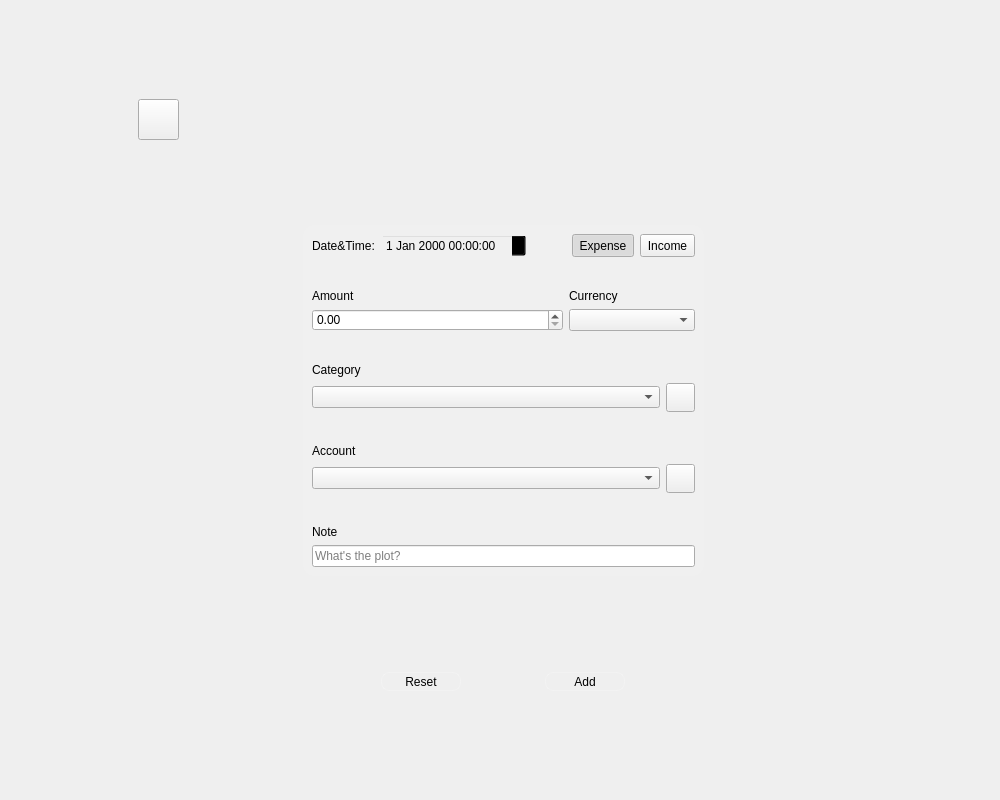
<?xml version="1.0" encoding="UTF-8"?>
<ui version="4.0">
 <class>NewTransactionForm</class>
 <widget class="QWidget" name="NewTransactionForm">
  <property name="geometry">
   <rect>
    <x>0</x>
    <y>0</y>
    <width>1000</width>
    <height>800</height>
   </rect>
  </property>
  <property name="windowTitle">
   <string>NewTransactionForm</string>
  </property>
  <layout class="QVBoxLayout" name="verticalLayout">
   <item>
    <widget class="QWidget" name="widget" native="true">
     <layout class="QGridLayout" name="gridLayout_4">
      <item row="1" column="2" rowspan="2" colspan="2">
       <widget class="QWidget" name="container" native="true">
        <property name="maximumSize">
         <size>
          <width>500</width>
          <height>400</height>
         </size>
        </property>
        <property name="styleSheet">
         <string notr="true">#container {
	background-color: rgba(255, 255, 255, 20);
	border-radius: 12px
}</string>
        </property>
        <layout class="QVBoxLayout" name="verticalLayout_3">
         <item>
          <layout class="QHBoxLayout" name="horizontalLayout">
           <item>
            <widget class="QLabel" name="label_3">
             <property name="text">
              <string>Date&amp;Time:</string>
             </property>
            </widget>
           </item>
           <item>
            <widget class="QDateTimeEdit" name="dateTime">
             <property name="sizePolicy">
              <sizepolicy hsizetype="Preferred" vsizetype="Preferred">
               <horstretch>0</horstretch>
               <verstretch>0</verstretch>
              </sizepolicy>
             </property>
             <property name="autoFillBackground">
              <bool>false</bool>
             </property>
             <property name="styleSheet">
              <string notr="true">background-color: transparent</string>
             </property>
             <property name="accelerated">
              <bool>false</bool>
             </property>
            </widget>
           </item>
           <item>
            <spacer name="horizontalSpacer">
             <property name="orientation">
              <enum>Qt::Orientation::Horizontal</enum>
             </property>
             <property name="sizeHint" stdset="0">
              <size>
               <width>40</width>
               <height>20</height>
              </size>
             </property>
            </spacer>
           </item>
           <item>
            <widget class="QToolButton" name="expense">
             <property name="sizePolicy">
              <sizepolicy hsizetype="Preferred" vsizetype="Preferred">
               <horstretch>0</horstretch>
               <verstretch>0</verstretch>
              </sizepolicy>
             </property>
             <property name="minimumSize">
              <size>
               <width>0</width>
               <height>20</height>
              </size>
             </property>
             <property name="styleSheet">
              <string notr="true">padding: 2px 2px;</string>
             </property>
             <property name="text">
              <string>Expense</string>
             </property>
             <property name="checkable">
              <bool>true</bool>
             </property>
             <property name="checked">
              <bool>true</bool>
             </property>
            </widget>
           </item>
           <item>
            <widget class="QToolButton" name="income">
             <property name="sizePolicy">
              <sizepolicy hsizetype="Preferred" vsizetype="Preferred">
               <horstretch>0</horstretch>
               <verstretch>0</verstretch>
              </sizepolicy>
             </property>
             <property name="styleSheet">
              <string notr="true">padding: 2px 2px;</string>
             </property>
             <property name="text">
              <string>Income</string>
             </property>
             <property name="checkable">
              <bool>true</bool>
             </property>
            </widget>
           </item>
          </layout>
         </item>
         <item>
          <spacer name="verticalSpacer_4">
           <property name="orientation">
            <enum>Qt::Orientation::Vertical</enum>
           </property>
           <property name="sizeHint" stdset="0">
            <size>
             <width>20</width>
             <height>15</height>
            </size>
           </property>
          </spacer>
         </item>
         <item>
          <layout class="QGridLayout" name="gridLayout" columnstretch="0,0">
           <item row="0" column="0">
            <widget class="QLabel" name="label">
             <property name="sizePolicy">
              <sizepolicy hsizetype="Preferred" vsizetype="Preferred">
               <horstretch>2</horstretch>
               <verstretch>0</verstretch>
              </sizepolicy>
             </property>
             <property name="text">
              <string>Amount</string>
             </property>
            </widget>
           </item>
           <item row="1" column="1">
            <widget class="QComboBox" name="currency"/>
           </item>
           <item row="0" column="1">
            <widget class="QLabel" name="label_2">
             <property name="sizePolicy">
              <sizepolicy hsizetype="Preferred" vsizetype="Preferred">
               <horstretch>1</horstretch>
               <verstretch>0</verstretch>
              </sizepolicy>
             </property>
             <property name="text">
              <string>Currency</string>
             </property>
            </widget>
           </item>
           <item row="1" column="0">
            <widget class="QDoubleSpinBox" name="amount">
             <property name="sizePolicy">
              <sizepolicy hsizetype="Minimum" vsizetype="Preferred">
               <horstretch>0</horstretch>
               <verstretch>0</verstretch>
              </sizepolicy>
             </property>
             <property name="minimum">
              <double>0.000000000000000</double>
             </property>
             <property name="maximum">
              <double>999999.000000000000000</double>
             </property>
            </widget>
           </item>
          </layout>
         </item>
         <item>
          <spacer name="verticalSpacer_3">
           <property name="orientation">
            <enum>Qt::Orientation::Vertical</enum>
           </property>
           <property name="sizeHint" stdset="0">
            <size>
             <width>20</width>
             <height>15</height>
            </size>
           </property>
          </spacer>
         </item>
         <item>
          <layout class="QGridLayout" name="gridLayout_2">
           <item row="0" column="0">
            <widget class="QLabel" name="label_4">
             <property name="text">
              <string>Category</string>
             </property>
            </widget>
           </item>
           <item row="1" column="0">
            <widget class="QComboBox" name="category"/>
           </item>
           <item row="1" column="1">
            <widget class="QToolButton" name="addCategory">
             <property name="styleSheet">
              <string notr="true">padding: 3px 3px;</string>
             </property>
             <property name="text">
              <string/>
             </property>
             <property name="icon">
              <iconset resource="../../Files/files.qrc">
               <normaloff>:/categoryIcon</normaloff>:/categoryIcon</iconset>
             </property>
             <property name="iconSize">
              <size>
               <width>18</width>
               <height>18</height>
              </size>
             </property>
            </widget>
           </item>
          </layout>
         </item>
         <item>
          <spacer name="verticalSpacer_2">
           <property name="orientation">
            <enum>Qt::Orientation::Vertical</enum>
           </property>
           <property name="sizeHint" stdset="0">
            <size>
             <width>20</width>
             <height>16</height>
            </size>
           </property>
          </spacer>
         </item>
         <item>
          <layout class="QGridLayout" name="gridLayout_3">
           <property name="horizontalSpacing">
            <number>6</number>
           </property>
           <item row="0" column="0">
            <widget class="QLabel" name="label_8">
             <property name="text">
              <string>Account</string>
             </property>
            </widget>
           </item>
           <item row="1" column="0">
            <widget class="QComboBox" name="account"/>
           </item>
           <item row="1" column="1">
            <widget class="QToolButton" name="addAccount">
             <property name="styleSheet">
              <string notr="true">padding: 3px 3px;</string>
             </property>
             <property name="text">
              <string/>
             </property>
             <property name="icon">
              <iconset resource="../../Files/files.qrc">
               <normaloff>:/budgetIcon</normaloff>:/budgetIcon</iconset>
             </property>
             <property name="iconSize">
              <size>
               <width>18</width>
               <height>18</height>
              </size>
             </property>
            </widget>
           </item>
          </layout>
         </item>
         <item>
          <spacer name="verticalSpacer">
           <property name="orientation">
            <enum>Qt::Orientation::Vertical</enum>
           </property>
           <property name="sizeHint" stdset="0">
            <size>
             <width>20</width>
             <height>15</height>
            </size>
           </property>
          </spacer>
         </item>
         <item>
          <layout class="QVBoxLayout" name="verticalLayout_2">
           <item>
            <widget class="QLabel" name="label_10">
             <property name="text">
              <string>Note</string>
             </property>
            </widget>
           </item>
           <item>
            <widget class="QLineEdit" name="note">
             <property name="sizePolicy">
              <sizepolicy hsizetype="Expanding" vsizetype="Preferred">
               <horstretch>0</horstretch>
               <verstretch>0</verstretch>
              </sizepolicy>
             </property>
             <property name="placeholderText">
              <string>What's the plot?</string>
             </property>
            </widget>
           </item>
          </layout>
         </item>
        </layout>
       </widget>
      </item>
      <item row="3" column="2" colspan="2">
       <layout class="QVBoxLayout" name="verticalLayout_4">
        <item>
         <spacer name="verticalSpacer_6">
          <property name="orientation">
           <enum>Qt::Orientation::Vertical</enum>
          </property>
          <property name="sizeHint" stdset="0">
           <size>
            <width>20</width>
            <height>40</height>
           </size>
          </property>
         </spacer>
        </item>
        <item>
         <layout class="QHBoxLayout" name="horizontalLayout_2">
          <item>
           <widget class="QToolButton" name="reset">
            <property name="minimumSize">
             <size>
              <width>80</width>
              <height>0</height>
             </size>
            </property>
            <property name="styleSheet">
             <string notr="true">QToolButton {
	padding: 0px 6px;
    font: 500 11pt &quot;Sans Serif Collection&quot;;
    background-color: rgba(255, 255, 255, 0);
    border-radius: 8px;
    border: 1px solid rgba(255,255,255,50);
}

QToolButton:hover {
    background-color: rgba(255, 255, 255, 50);
}

QToolButton:pressed {
    background-color: rgba(255, 255, 255, 100);
}

QToolButton:checked {
    background-color: rgba(50, 230, 255, 75);
    border: 1px solid rgba(50,230,255, 150);
}</string>
            </property>
            <property name="text">
             <string>Reset</string>
            </property>
           </widget>
          </item>
          <item>
           <widget class="QToolButton" name="add">
            <property name="minimumSize">
             <size>
              <width>80</width>
              <height>0</height>
             </size>
            </property>
            <property name="styleSheet">
             <string notr="true">QToolButton {
	padding: 0px 6px;
    font: 500 11pt &quot;Sans Serif Collection&quot;;
    background-color: rgba(255, 255, 255, 0);
    border-radius: 8px;
    border: 1px solid rgba(255,255,255,50);
}

QToolButton:hover {
    background-color: rgba(255, 255, 255, 50);
}

QToolButton:pressed {
    background-color: rgba(255, 255, 255, 100);
}

QToolButton:checked {
    background-color: rgba(50, 230, 255, 75);
    border: 1px solid rgba(50,230,255, 150);
}</string>
            </property>
            <property name="text">
             <string>Add</string>
            </property>
           </widget>
          </item>
         </layout>
        </item>
        <item>
         <spacer name="verticalSpacer_7">
          <property name="orientation">
           <enum>Qt::Orientation::Vertical</enum>
          </property>
          <property name="sizeHint" stdset="0">
           <size>
            <width>20</width>
            <height>40</height>
           </size>
          </property>
         </spacer>
        </item>
       </layout>
      </item>
      <item row="0" column="2" colspan="2">
       <spacer name="verticalSpacer_5">
        <property name="orientation">
         <enum>Qt::Orientation::Vertical</enum>
        </property>
        <property name="sizeHint" stdset="0">
         <size>
          <width>397</width>
          <height>196</height>
         </size>
        </property>
       </spacer>
      </item>
      <item row="1" column="1" rowspan="2">
       <spacer name="horizontalSpacer_2">
        <property name="orientation">
         <enum>Qt::Orientation::Horizontal</enum>
        </property>
        <property name="sizeHint" stdset="0">
         <size>
          <width>273</width>
          <height>351</height>
         </size>
        </property>
       </spacer>
      </item>
      <item row="1" column="4" rowspan="2">
       <spacer name="horizontalSpacer_3">
        <property name="orientation">
         <enum>Qt::Orientation::Horizontal</enum>
        </property>
        <property name="sizeHint" stdset="0">
         <size>
          <width>273</width>
          <height>351</height>
         </size>
        </property>
       </spacer>
      </item>
      <item row="0" column="1" alignment="Qt::AlignmentFlag::AlignHCenter|Qt::AlignmentFlag::AlignVCenter">
       <widget class="QToolButton" name="back">
        <property name="sizePolicy">
         <sizepolicy hsizetype="Fixed" vsizetype="Fixed">
          <horstretch>0</horstretch>
          <verstretch>0</verstretch>
         </sizepolicy>
        </property>
        <property name="styleSheet">
         <string notr="true">padding: 2px 2px;</string>
        </property>
        <property name="text">
         <string/>
        </property>
        <property name="icon">
         <iconset resource="../../Files/files.qrc">
          <normaloff>:/left</normaloff>:/left</iconset>
        </property>
        <property name="iconSize">
         <size>
          <width>32</width>
          <height>32</height>
         </size>
        </property>
       </widget>
      </item>
     </layout>
    </widget>
   </item>
  </layout>
 </widget>
 <resources>
  <include location="../../Files/files.qrc"/>
 </resources>
 <connections/>
</ui>
